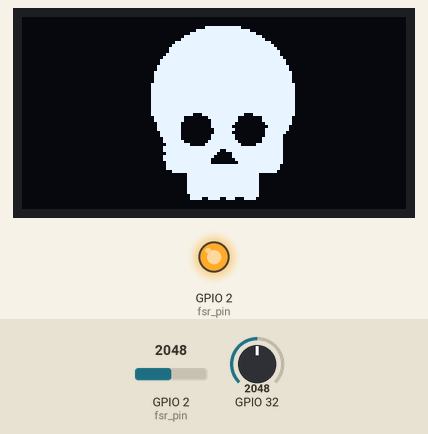
Bench run of a sketch on a simulated ESP32. On the bench: 128×64 one-colour display, output pins drawn as LEDs (lit = HIGH). Inputs (shaded band) come from the test bench; at power-on: GPIO 2 (fsr_pin) = 2048, GPIO 32 = 2048. What the sketch prints to the serial monitor is not drawn.

Above: at 1.2 s.
1.3 s: GPIO 2 (fsr_pin) set to 1038
2.8 s: GPIO 2 (fsr_pin) set to 971
At 3.5 s:
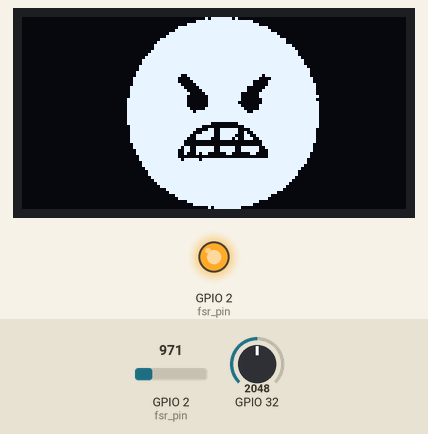
4.4 s: GPIO 2 (fsr_pin) set to 553
5.9 s: GPIO 2 (fsr_pin) set to 465
At 6.8 s:
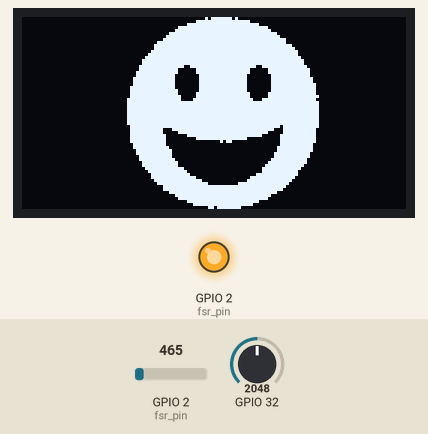
7.6 s: GPIO 32 set to 960
At 8.8 s:
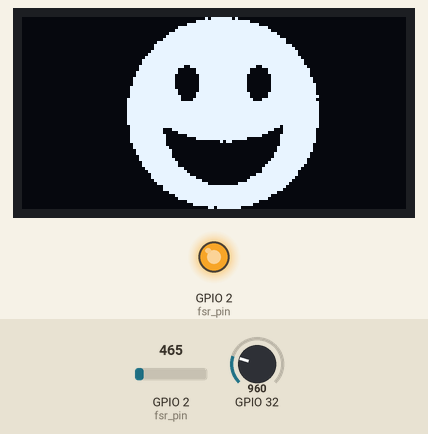
9.1 s: GPIO 32 set to 491
At 9.6 s:
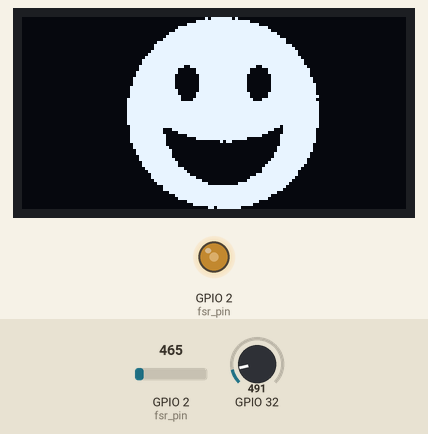
Timing chart, 0 to 11.6 s (numbered marks = the images above; inputs shaded):
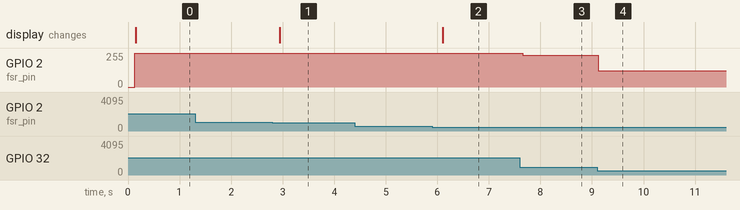

Measured:
- the behaviour switches between 1001 and 1000 on GPIO 2 (fsr_pin) (found by bisection; images 0 and 1)
- the behaviour switches between 501 and 500 on GPIO 2 (fsr_pin) (found by bisection; images 1 and 2)
- after the input at 1.3 s, every drawn part: stays the same
- after the input at 2.8 s, the display: changes after 0.14 s (image 1)
- after the input at 4.4 s, every drawn part: stays the same
- after the input at 5.9 s, the display: changes after 0.20 s (image 2)
- after the input at 7.6 s, GPIO 2 (fsr_pin): 255/255 → 237/255 after 0.06 s
- after the input at 9.1 s, GPIO 2 (fsr_pin): 237/255 → 121/255 at once

The sketch:

med.ino
```cpp
#include<Wire.h>
#include<SPI.h>
#include"image.h"
#include"SSD1306Wire.h"
#define fsr_pin 2
SSD1306Wire display(0x3c,21,22);

int freq = 5000;
int ledchannel = 0;
int resolution = 8;


void setup() {
    Serial.begin(115200);
    Serial.println();
    display.init();//初始化(init)
    display.clear();//清除螢幕和緩衝區(clear)
    display.drawXbm(35, 0, Logo_width, Logo_height,LOGO1);//印出想顯示的畫面  display.drawXbm(X座標, Y座標, 圖片寬度, 圖片高度, 圖片名稱);
    display.display();//顯示畫面(display)

    Serial.begin(115200);
    ledcSetup(ledchannel,freq,resolution);
    ledcAttachPin(LED_BUILTIN,ledchannel);
    pinMode(32,INPUT);
}

void loop() {
    int fsr_value = analogRead(fsr_pin); // 讀取FSR
//    int led_value = map(fsr_value, 0, 4095, 0, 225); // 從0~1023映射到0~255
//    ledcWrite(led_pin, led_value); // 改變LED亮度
    Serial.println(fsr_value);
//    Serial.println(led_value);
    Serial.println("-------------");
    delay(100);

    int rd;
    rd=analogRead(32);
    Serial.println(rd);
    rd=map(rd,0,1028,0,255);
    ledcWrite(ledchannel,rd);
    delay(7);

    if (fsr_value>1000) {
    display.clear();//清除螢幕和緩衝區(clear)
    display.drawXbm(35, 0, Logo_width, Logo_height,LOGO);//印出想顯示的畫面  display.drawXbm(X座標, Y座標, 圖片寬度, 圖片高度, 圖片名稱);
    display.display();//顯示畫面(display)
    Serial.println("show LOGO");
   }
  else if(fsr_value>=200 && fsr_value<=500){
    display.clear();//清除螢幕和緩衝區(clear)
    display.drawXbm(35, 0, Logo_width, Logo_height,LOGO2);//印出想顯示的畫面  display.drawXbm(X座標, Y座標, 圖片寬度, 圖片高度, 圖片名稱);
    display.display();//顯示畫面(display)
    Serial.println("show LOGO2");
  }
  else if(fsr_value>=500 && fsr_value<=1000){
    display.clear();//清除螢幕和緩衝區(clear)
    display.drawXbm(35, 0, Logo_width, Logo_height,LOGO3);//印出想顯示的畫面  display.drawXbm(X座標, Y座標, 圖片寬度, 圖片高度, 圖片名稱);
    display.display();//顯示畫面(display)
    Serial.println("show LOGO3");
  }
  else {
    display.clear();//清除螢幕和緩衝區(clear)
    display.drawXbm(35, 0, Logo_width, Logo_height,LOGO1);//印出想顯示的畫面  display.drawXbm(X座標, Y座標, 圖片寬度, 圖片高度, 圖片名稱);
    display.display();//顯示畫面(display)
    Serial.println("show LOGO1");
   }
  }
```

Source omitted: image.h (data table, 13045 bytes)
